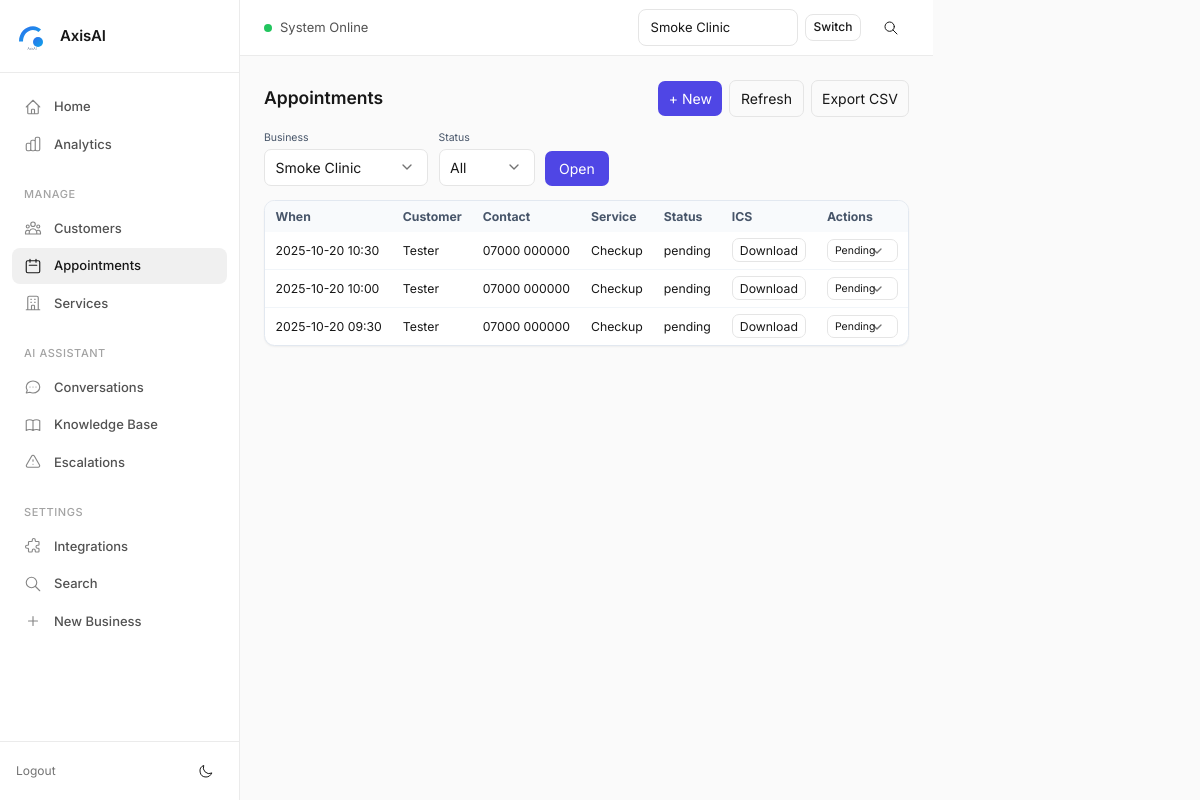
Page /appointments?business_id=16 (signed in) on the earlier database version.
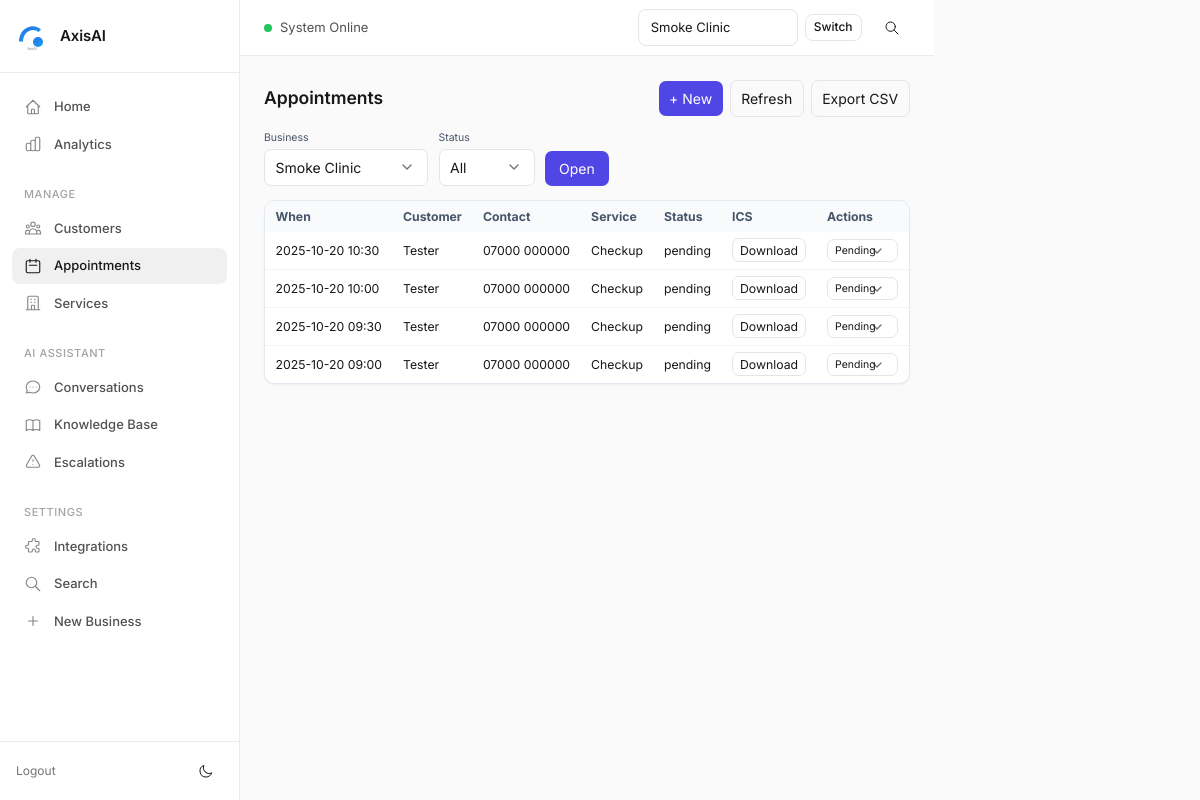
Same page on the later database version.
### tables this page shows
CREATE TABLE appointments (
            id INTEGER PRIMARY KEY AUTOINCREMENT,
            business_id INTEGER NOT NULL,
            session_id INTEGER,
            date TEXT,
            time TEXT,
            service TEXT,
            created_at TEXT NOT NULL DEFAULT CURRENT_TIMESTAMP, customer_name TEXT, phone TEXT, start_at TEXT, notes TEXT, status TEXT NOT NULL DEFAULT 'pending', external_provider_key TEXT, external_id TEXT, source TEXT, customer_email TEXT, customer_id INTEGER REFERENCES customers(id),
            FOREIGN KEY (business_id) REFERENCES businesses(id),
            FOREIGN KEY (session_id) REFERENCES sessions(id)
        );

### appointments_bp.py (the view)
@bp.route("/appointments")
def appointments_index():
    if _need_login():
        return redirect(url_for("auth.login"))
    business_id = safe_int(request.args.get("business_id"))
    status = (request.args.get("status") or "").strip().lower()
    businesses = list_businesses(limit=500)
    business = next((b for b in businesses if b["id"] == business_id), None) if business_id else None
    appts = []
    if business:
        if not _owner_can_access(business_id):
            flash("Access denied.", "err")
            return redirect(url_for("appointments.appointments_index"))
        with get_conn() as con:
            if status and status in ("pending", "confirmed", "cancelled", "completed"):
                appts = con.execute("""
                    SELECT * FROM appointments
                    WHERE business_id=? AND status=?
                    ORDER BY COALESCE(start_at, created_at) DESC
                    LIMIT 500
                """, (business_id, status)).fetchall()
            else:
                appts = con.execute("""
                    SELECT * FROM appointments
                    WHERE business_id=?
                    ORDER BY COALESCE(start_at, created_at) DESC
                    LIMIT 500
                """, (business_id,)).fetchall()
    return render_template(
        "appointments.html",
        businesses=businesses,
        business=business,
        appts=appts,
        status=status
    )

### appointments_bp.py (called while the page is built, shortened)
def _user() -> Optional[dict]:
    return session.get("user")

def _need_login() -> bool:
    return _user() is None

def _owner_can_access(business_id: int) -> bool:
    user = _user()
    if not user:
        return False
    if user.get("role") == "admin":
        return True

### core/authz.py (called while the page is built)
def get_allowed_business_ids_for_user(user) -> List[int]:
    if not user:
        return []
    if user.get("role") == "admin":
        with get_conn() as con:
            return [r["id"] for r in con.execute("SELECT id FROM businesses").fetchall()]
    with get_conn() as con:
        rows = con.execute("SELECT business_id FROM business_users WHERE user_id=?", (user["id"],)).fetchall()
        return [r["business_id"] for r in rows]

### core/csrf.py (called while the page is built, shortened)
def _get_token():
    tok = session.get("csrf_token")
    if not tok:
        tok = secrets.token_urlsafe(32)
        session["csrf_token"] = tok
    return tok

def register_csrf(app):
    @app.context_processor
    def inject_csrf():
        return {"csrf_token": _get_token()}
    @app.before_request
    def enforce_csrf():
        if request.method in _EXEMPT_METHODS:
            return

### templates/appointments.html (shortened to what this page needs)
{% extends "base.html" %}
{% block content %}
<div class="flex items-center justify-between mb-4">
  <h1 class="text-xl font-semibold">Appointments</h1>
  <div class="flex items-center gap-2">
    {% if business %}
      <a class="px-3 py-2 rounded-lg bg-indigo-600 text-white hover:bg-indigo-700" href="{{ url_for('appointments.appointments_new', business_id=business['id']) }}">+ New</a>
      <a class="px-3 py-2 rounded-lg border hover:border-indigo-300" href="{{ url_for('appointments.appointments_index', business_id=business['id']) }}">Refresh</a>
      <a class="px-3 py-2 rounded-lg border hover:border-indigo-300" href="{{ url_for('appointments.appointments_export_csv', business_id=business['id'], status=status) }}">Export CSV</a>
    {% endif %}
  </div>
</div>
<form class="flex items-end gap-3 mb-4" method="get" action="{{ url_for('appointments.appointments_index') }}">
  <div>
    <label class="block text-xs text-slate-600 mb-1">Business</label>
    <select name="business_id" class="border rounded-lg px-3 py-2 bg-white">
      {% for b in businesses %}
        <option value="{{ b['id'] }}" {% if business and business['id']==b['id'] %}selected{% endif %}>{{ b['name'] }}</option>
      {% endfor %}
    </select>
  </div>
  <div>
    <label class="block text-xs text-slate-600 mb-1">Status</label>
    <select name="status" class="border rounded-lg px-3 py-2 bg-white">
      <option value="" {% if not status %}selected{% endif %}>All</option>
    </select>
  </div>
  <button class="px-4 py-2 rounded-lg bg-indigo-600 text-white hover:bg-indigo-700" type="submit">Open</button>
</form>
{% if not business %}
  <div class="rounded-xl border border-dashed border-slate-300 bg-white p-6 text-slate-600">Select a business.</div>
{% else %}
  {% if not appts %}
    <div class="rounded-xl border border-slate-200 bg-white p-6 text-slate-600">No appointments yet.</div>
  {% else %}
    <div class="overflow-x-auto rounded-xl border border-slate-200 bg-white shadow-sm">
      <table class="min-w-full text-sm">
        <thead class="bg-slate-50 text-slate-600">
          <tr>
            <th class="px-3 py-2 text-left">When</th>
            <th class="px-3 py-2 text-left">Customer</th>
            <th class="px-3 py-2 text-left">Contact</th>
            <th class="px-3 py-2 text-left">Service</th>
            <th class="px-3 py-2 text-left">Status</th>
            <th class="px-3 py-2 text-left">ICS</th>
            <th class="px-3 py-2 text-left">Actions</th>
          </tr>
        </thead>
        <tbody class="divide-y divide-slate-100">
          {% for a in appts %}
            <tr>
              <td class="px-3 py-2">{{ a['start_at'] or '—' }}</td>
              <td class="px-3 py-2">{{ a['customer_name'] or '—' }}</td>
              <td class="px-3 py-2">
                <div>{{ a['phone'] or '' }}</div>
              </td>
              <td class="px-3 py-2">{{ a['service'] or '—' }}</td>
              <td class="px-3 py-2">{{ a['status'] }}</td>
              <td class="px-3 py-2">
                {% if a['start_at'] %}
                  <a class="px-2 py-1 rounded-lg border hover:bg-slate-50" href="{{ url_for('appointments.appointments_ics', appt_id=a['id']) }}">Download</a>
                {% else %}—{% endif %}
              </td>
              <td class="px-3 py-2">
                <form method="post" action="{{ url_for('appointments.appointments_set_status', appt_id=a['id']) }}">
                  <select class="border rounded-lg px-2 py-1 text-xs" name="status" onchange="this.form.submit()">
                    {% for s in ['pending','confirmed','cancelled','completed'] %}
                      <option value="{{ s }}" {% if a['status']==s %}selected{% endif %}>{{ s|capitalize }}</option>
                    {% endfor %}
                  </select>
                </form>
              </td>
            </tr>
          {% endfor %}
        </tbody>
      </table>
    </div>
  {% endif %}
{% endif %}
{% endblock %}

Differences in the rows shown:
added appointments: start_at "2025-10-20 09:00", customer_name "Tester", phone "07000 000000", service "Checkup", status "pending", status "Pending"
